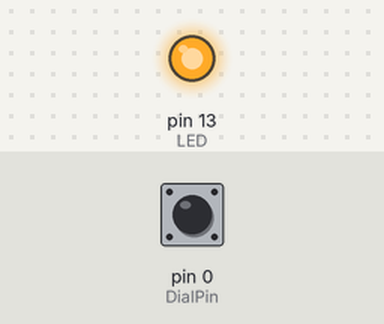
A sketch run on a simulated Arduino Leonardo, built for the host (arithmetic inside an expression is 32-bit, double 64-bit). Shown: output pins drawn as LEDs (lit = HIGH). Dashed ring = blinking. The inputs (shaded band) are chosen by the test bench; at power-on: pin 0 (DialPin) HIGH. USB keyboard and mouse output is not drawn; what the sketch prints to the serial monitor is not drawn.

Above: at 3.2 s.
3.3 s: pin 0 (DialPin) pulled LOW for 0.15 s
At 3.37 s:
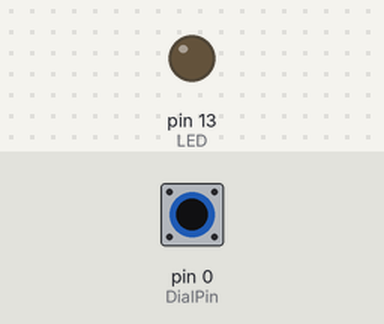
4.9 s: pin 0 (DialPin) pulled LOW for 3.2 s
At 9.1 s:
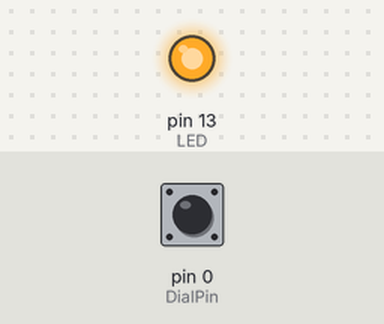
9.6 s: pin 0 (DialPin) pulsed LOW 2 times (0.12 s each, 0.3 s apart)
At 9.81 s:
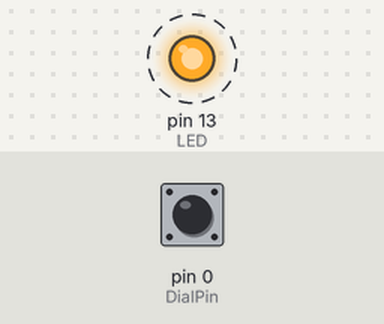
Timing chart, 0 to 12.6 s (numbered marks = the images above; inputs shaded):
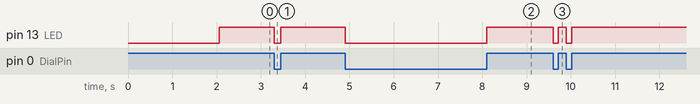

The sketch:

Rotary_Keypad.ino
```cpp
// For Teensy 3.x, or Teensy LC
// Choose 'USB Type' to be "Keyboard", or "Serial + Keyboard + ..."
// edit boards.txt and usb_desc.h to add Serial + Keyboard option

// Uses name.c to change USB name

#include "Keyboard.h"

//            ___      ___    ___
//____________| |______| |____| |______//_____
//     (L,     H)  (L,  H  (L, H)        N

const int LED = 13;
const int DialPin = 0; // connect dialer to upper top left pins (GND & pin 0)
unsigned long now, lastDialedTime;
unsigned int NPulses = 0;

void setup() {
  pinMode(LED, OUTPUT); digitalWrite(LED, LOW);
  pinMode(DialPin, INPUT_PULLUP); delay(1);
  Keyboard.begin();
  Serial.begin(9600);
  now = millis();
  while(!(Serial || ((millis()-now) > 10000) || digitalRead(DialPin))) { // flash LED for 10 s or until dial activates or serial port is opened
    digitalWrite(LED, HIGH); delay(3);
    digitalWrite(LED, LOW);  delay(100-3);
  }

  Serial.println("Compiled " __FILE__ " " __DATE__ " "  __TIME__);
  #include "printme.h"
  lastDialedTime = millis();
  Serial.print("> ");
}

void loop() {
  now = millis();
  while (!digitalRead(DialPin)) { // while pin is low
    if ( ((millis()-now) > 100) && (NPulses > 0)) { // send keystroke if timeout and at least one pulse
      if ((millis()-lastDialedTime) > 5000) Serial.print(F("\n> "));
      lastDialedTime = millis();
      if (NPulses <= 10) {
        Keyboard.print(NPulses % 10);
        Serial.print(NPulses % 10);
      } // send it
      NPulses = 0;
    }
  } // loop until pulse starts ==> pin is not low
//  Serial.printf("%c3(%2i,", NPulses==0 ? '\n': ' ', millis()-now); now = millis();
  Serial.printf("%c(%2i,", NPulses ? ' ': '\n', millis()-now); now = millis();
  digitalWrite(LED, HIGH);   // pulse starts
  delay(5);  //debounce
  while (digitalRead(DialPin)); // loop while pulse is high
  Serial.printf("%2i) ",millis()-now);
  NPulses++; // count pulse
  digitalWrite(LED, LOW);
  delay(5); //debounce falling edge

}
```

printme.h
```cpp
Serial.println("\
 \n\
// For Teensy 3.x, or Teensy LC\n\
// Choose 'USB Type' to be \"Keyboard\", or \"Serial + Keyboard + ...\"\n\
// edit boards.txt and usb_desc.h to add Serial + Keyboard option\n\
\n\
// Uses name.c to change USB name\n\
\n\
#include \"Keyboard.h\"\n\
\n\
//            ___      ___    ___\n\
//____________| |______| |____| |______//_____\n\
//     (L,     H)  (L,  H  (L, H)        N\n\
\n\
const int LED = 13;\n\
const int DialPin = 0; // connect dialer to upper top left pins (GND & pin 0)\n\
unsigned long now, lastDialedTime;\n\
unsigned int NPulses = 0;\n\
\n\
void setup() {\n\
  pinMode(LED, OUTPUT); digitalWrite(LED, LOW);\n\
  pinMode(DialPin, INPUT_PULLUP); delay(1);\n\
  Keyboard.begin();\n\
  Serial.begin(9600);\n\
  now = millis();\n\
  while(!(Serial || ((millis()-now) > 10000) || digitalRead(DialPin))) { // flash LED for 10 s or until dial activates or serial port is opened\n\
    digitalWrite(LED, HIGH); delay(3);\n\
    digitalWrite(LED, LOW);  delay(100-3);\n\
  }\n\
\n\
  Serial.println(\"Compiled \" __FILE__ \" \" __DATE__ \" \"  __TIME__);\n\
  #include \"printme.h\"\n\
  lastDialedTime = millis();\n\
  Serial.print(\"> \");\n\
}\n\
\n\
void loop() {\n\
  now = millis();\n\
  while (!digitalRead(DialPin)) { // while pin is low \n\
    if ( ((millis()-now) > 100) && (NPulses > 0)) { // send keystroke if timeout and at least one pulse\n\
      if ((millis()-lastDialedTime) > 5000) Serial.print(F(\"\\n> \"));\n\
      lastDialedTime = millis();\n\
      if (NPulses <= 10) { \n\
        Keyboard.print(NPulses % 10);\n\
        Serial.print(NPulses % 10);      \n\
      } // send it\n\
      NPulses = 0;\n\
    }\n\
  } // loop until pulse starts ==> pin is not low\n\
//  Serial.printf(\"%c3(%2i,\", NPulses==0 ? '\\n': ' ', millis()-now); now = millis();\n\
  Serial.printf(\"%c(%2i,\", NPulses ? ' ': '\\n', millis()-now); now = millis();\n\
  digitalWrite(LED, HIGH);   // pulse starts\n\
  delay(5);  //debounce\n\
  while (digitalRead(DialPin)); // loop while pulse is high\n\
  Serial.printf(\"%2i) \",millis()-now);\n\
  NPulses++; // count pulse  \n\
  digitalWrite(LED, LOW);\n\
  delay(5); //debounce falling edge\n\
  \n\
} \n\
");
```

Measured:
- after the input at 3.3 s, pin 13 (LED): HIGH → LOW at once, → HIGH 0.15 s later
- after the input at 4.9 s, pin 13 (LED): HIGH → LOW at once, → HIGH 3.2 s later
- after the input at 9.6 s, pin 13 (LED): alternates HIGH for 0.18 s and LOW for 0.12 s, 4 changes in all, then stays HIGH, starting at once
